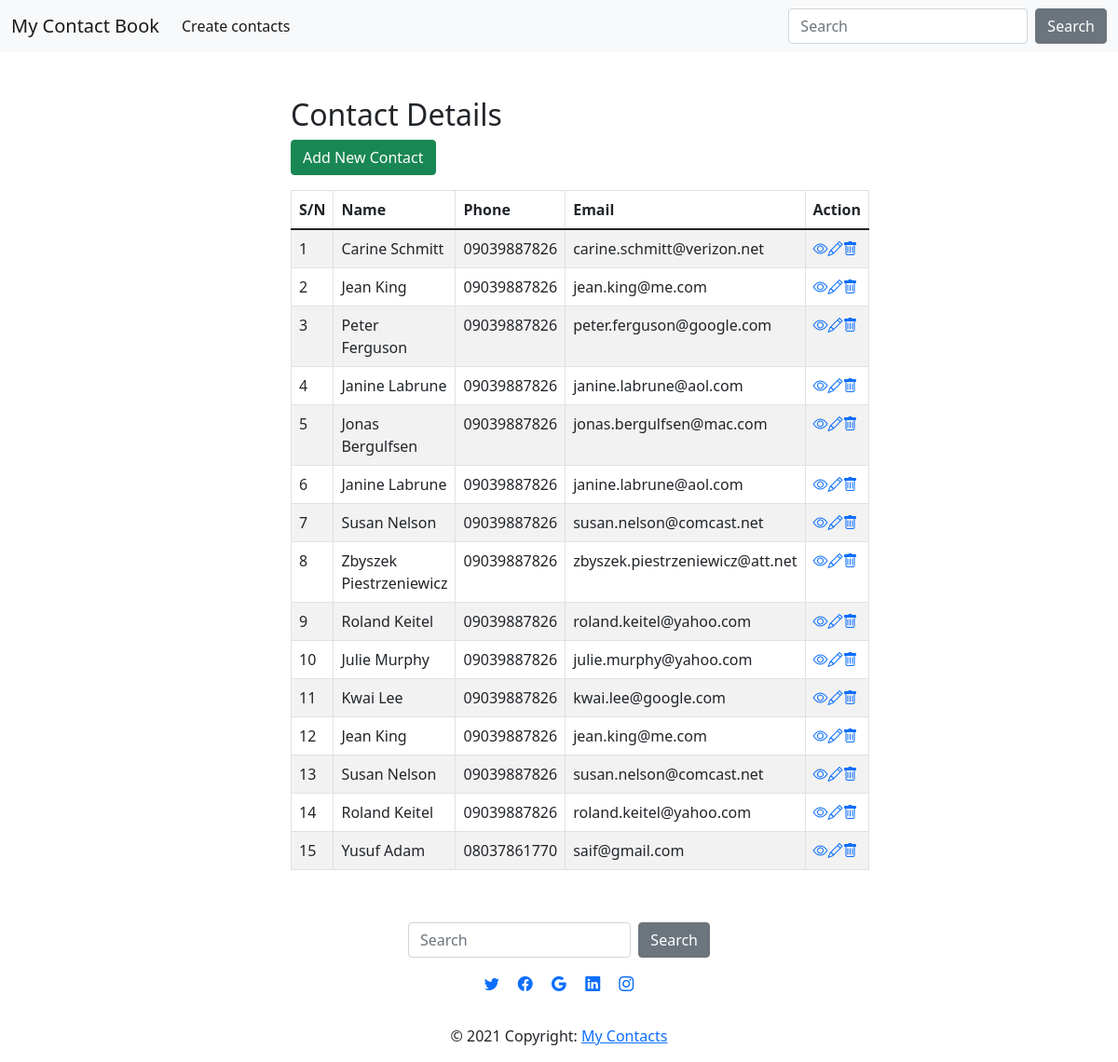
/contacts.php, run on the app's committed database.
### tables this page shows
CREATE TABLE `mycontacts` (
  `id` int(11) NOT NULL,
  `name` varchar(255) NOT NULL,
  `phone` varchar(18) DEFAULT NULL,
  `email` varchar(150) NOT NULL
);

### contacts.php (the view, shortened to what this page needs)
<?php
    include 'inc/header.php';
    include 'config.php';
   ?>
    <link rel="stylesheet" href="css/index.css">
    <div class="wrapper">
        <div class="container-fluid">
            <div class="row">
                <div class="col-md-12">
                    <div class="mt-5 mb-3 clearfix">
                        <h2 class="pull-left">Contact Details</h2>
                        <a href="create.php" class="btn btn-success pull-right"><i class="fa fa-plus"></i> Add New Contact</a>
                    </div>
                    <?php
                    $sql = "SELECT * FROM mycontacts ";
                    if($result = mysqli_query($conn, $sql)){
                        if(mysqli_num_rows($result) > 0){
                            echo '<table class="table table-bordered table-striped">';
                                echo "<thead>";
                                    echo "<tr>";
                                        echo "<th>S/N</th>";
                                        echo "<th>Name</th>";
                                        echo "<th>Phone</th>";
                                        echo "<th>Email</th>";
                                        echo "<th>Action</th>";
                                    echo "</tr>";
                                echo "</thead>";
                                echo "<tbody>";
                                $i=1;
                                while($row = mysqli_fetch_array($result)){
                                    echo "<tr>";
                                       echo "<td>" . $i ."</td>";
                                        echo "<td>" . $row['name'] . "</td>";
                                        echo "<td>" . $row['phone'] . "</td>";
                                        echo "<td>" . $row['email'] . "</td>";
                                        echo "<td>";
                                            echo '<a href="read2.php?id='. $row['id'] .'" class="mr-3" title="View Record" data-toggle="tooltip"><span class="bi bi-eye"></span></a>';
                                            echo '<a href="update.php?id='. $row['id'] .'" class="mr-3" title="Update Record" data-toggle="tooltip"><span class="bi bi-pencil"></span></a>';
                                            echo '<a href="delete.php?id='. $row['id'] .'" title="Delete Record" data-toggle="tooltip"><span class="bi bi-trash"></span></a>';
                                        echo "</td>";
                                    echo "</tr>";
                                    $i++;
                                }
                                echo "</tbody>";
                            echo "</table>";
                        } else{
                            echo '<div class="alert alert-danger"><em>No records were found.</em></div>';
                        }
                    } else{
                        echo "Oops! Something went wrong. Please try again later.";
                    }
                    ?>
                </div>
            </div>
        </div>
    </div>
<?php
    include 'inc/footer.php';
?>

### inc/header.php (shortened to what this page needs)
<!DOCTYPE html>
<html lang="en">
<head>
    <link href="https://cdn.jsdelivr.net/npm/bootstrap@5.1.1/dist/css/bootstrap.min.css" rel="stylesheet">
</head>
<body>
      <nav class="navbar navbar-expand-lg navbar-light bg-light">
        <div class="container-fluid">
          <a class="navbar-brand" href="contacts.php">My Contact Book</a>
          <div class="collapse navbar-collapse" id="navbarColor03">
            <ul class="navbar-nav me-auto">
              <li class="nav-item">
                <a class="nav-link active" href="create.php">Create contacts
                </a>
              </li>
            </ul>
          </div>
            <form class="d-flex">
              <input class="form-control me-sm-2" type="text" placeholder="Search">
              <button class="btn btn-secondary my-2 my-sm-0" type="submit">Search</button>
            </form>
          </div>
      </nav>
  </body>
</html>

### inc/footer.php (shortened to what this page needs)
<link href="https://cdn.jsdelivr.net/npm/bootstrap@5.0.2/dist/css/bootstrap.min.css" rel="stylesheet">
<link rel="stylesheet" href="https://cdn.jsdelivr.net/npm/bootstrap-icons@1.5.0/font/bootstrap-icons.css">
<link rel="stylesheet" href="css/footer.css">
<footer class="page-footer font-small special-color-dark pt-4">
  <div class="container">
  <div class="row align-items-center">
    <div class="col">
    <form class="d-flex w-89 p-3">
        <input class="form-control me-sm-2" type="text" placeholder="Search">
        <button class="btn btn-secondary my-2 my-sm-0" type="submit">Search</button>
      </form>
    </div>
  </div>
    <ul class="list-unstyled list-inline text-center">
      <li class="list-inline-item">
        <a class="btn-floating btn-fb mx-1">
        <i class="bi bi-twitter"></i>
        </a>
      </li>
      <li class="list-inline-item">
        <a class="btn-floating btn-tw mx-1">
        <i class="bi bi-facebook"></i>
        </a>
      </li>
      <li class="list-inline-item">
        <a class="btn-floating btn-gplus mx-1">
        <i class="bi bi-google"></i>
        </a>
      </li>
      <li class="list-inline-item">
        <a class="btn-floating btn-li mx-1">
        <i class="bi bi-linkedin"></i>
        </a>
      </li>
      <li class="list-inline-item">
        <a class="btn-floating btn-dribbble mx-1">
        <i class="bi bi-instagram"></i>
        </a>
      </li>
    </ul>
  </div>
  <div class="footer-copyright text-center py-3">© 2021 Copyright:
    <a href="contacts.php"> My Contacts</a>
  </div>
</footer>

### css/index.css (style rules this page uses)
.wrapper { width: 600px; margin: 0 auto; }
table tr td:last-child { width: 120px; }

### data on the page
mycontacts: name "Carine Schmitt", phone "09039887826", email "carine.schmitt@verizon.net"
mycontacts: name "Jean King", phone "09039887826", email "jean.king@me.com"
mycontacts: name "Peter Ferguson", phone "09039887826", email "peter.ferguson@google.com"
mycontacts: name "Janine Labrune", phone "09039887826", email "janine.labrune@aol.com"
mycontacts: name "Jonas Bergulfsen", phone "09039887826", email "jonas.bergulfsen@mac.com"
mycontacts: name "Janine Labrune", phone "09039887826", email "janine.labrune@aol.com"
mycontacts: name "Susan Nelson", phone "09039887826", email "susan.nelson@comcast.net"
mycontacts: name "Zbyszek Piestrzeniewicz", phone "09039887826", email "zbyszek.piestrzeniewicz@att.net"
mycontacts: name "Roland Keitel", phone "09039887826", email "roland.keitel@yahoo.com"
mycontacts: name "Julie Murphy", phone "09039887826", email "julie.murphy@yahoo.com"
mycontacts: name "Kwai Lee", phone "09039887826", email "kwai.lee@google.com"
mycontacts: name "Jean King", phone "09039887826", email "jean.king@me.com"
mycontacts: name "Susan Nelson", phone "09039887826", email "susan.nelson@comcast.net"
mycontacts: name "Roland Keitel", phone "09039887826", email "roland.keitel@yahoo.com"
mycontacts: name "Yusuf Adam", phone "08037861770", email "saif@gmail.com"
